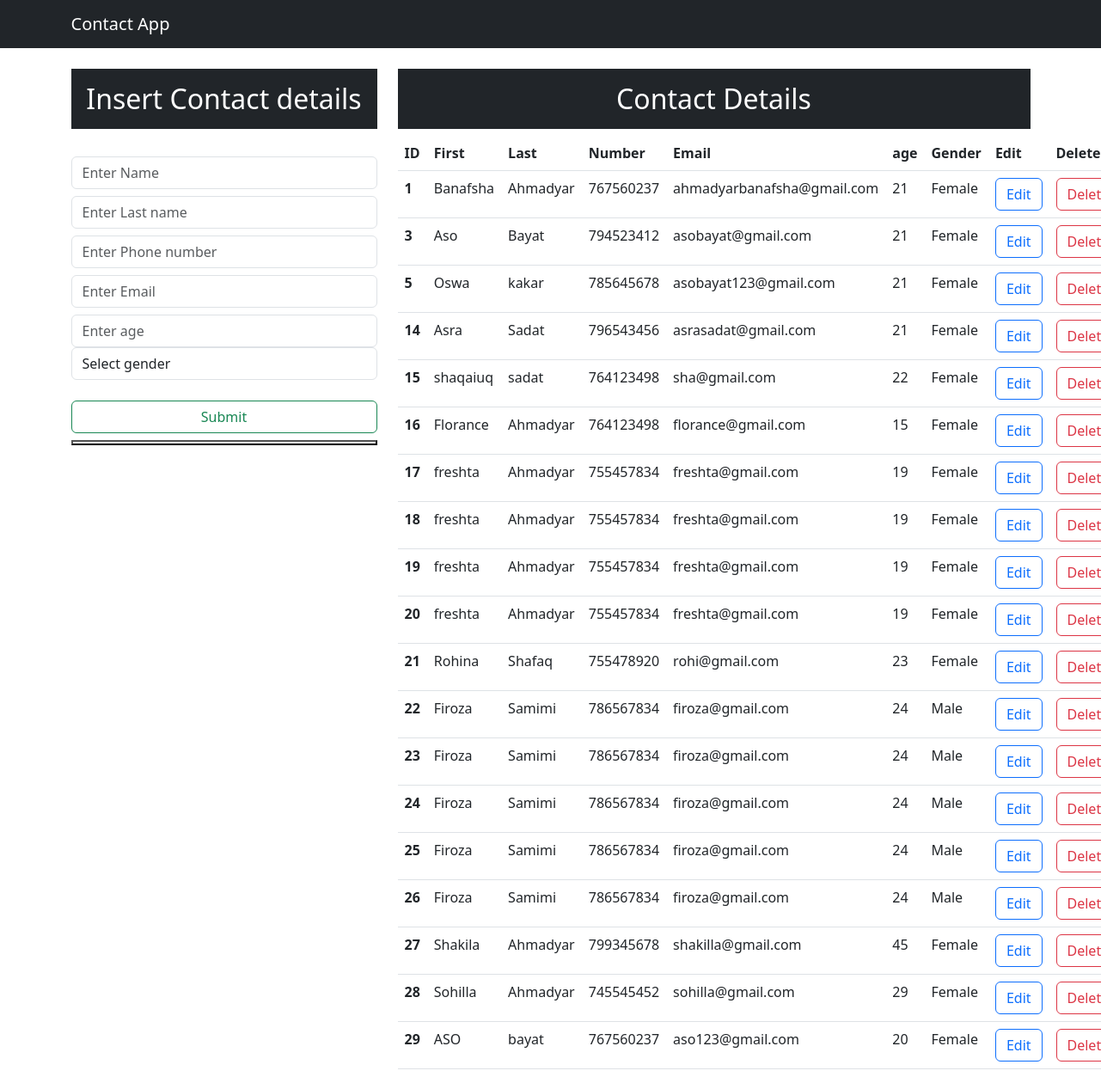
The page / on the database its author committed.
### contactapp/models.py (models this page shows)
class Contact(models.Model):
    name = models.CharField(max_length=25, blank=False, null=False)
    lastname = models.CharField(max_length=25, blank=False, null=False)
    number = models.IntegerField()
    email = models.EmailField(max_length=25, blank=False, null=False)
    age = models.IntegerField()
    gender = models.CharField(max_length=25, blank=False, null=False)
    def __str__(self):
        return self.name

### contactapp/views.py (the view)
# urls.py: path('', views.index, name="index"),
def index(request):
    data = Contact.objects.all()
    print(data)
    context = {"data": data}
    return render(request, "index.html", context)

### templates/index.html (shortened to what this page needs)
<!doctype html>
<html lang="en">
  <head>
    <link href="https://cdn.jsdelivr.net/npm/bootstrap@5.3.0-alpha1/dist/css/bootstrap.min.css" rel="stylesheet">
  </head>
  <body>
    <nav class="navbar navbar-dark bg-dark">
      <div class="container-md">
        <a class="navbar-brand" href="#">Contact App</a>
      </div>
    </nav>
    <div class="container mt-4">
        <div class="row">
          <div class="col-md-4">
            <h2 class="text-white bg-dark text-center p-3">Insert Contact details</h2>
            <br>
            <form action="/insert" method="POST"> {% csrf_token %}
              <div class="form-group">
                <input type="text" class="form-control" placeholder="Enter Name" name=name required>
              </div>
                <div class="form-group">
                  <input type="text" class="form-control mt-2" placeholder="Enter Last name" name=lastname required>
                </div>
                  <div class="form-group">
                    <input type="text" class="form-control mt-2" placeholder="Enter Phone number" name=number required>
                  </div>
                    <div class="form-group">
                      <input type="email" class="form-control mt-2" placeholder="Enter Email " name=email required>
                    </div>
                      <div class="form-group">
                        <input type="text" class="form-control mt-2" placeholder="Enter age" name=age required>
                      </div>
                        <div class="form-group">
                          <select id="gender" class="form-control" name=gender required>
                            <option selected>Select gender</option>
                          </select>
                        </div>
                         <br>
                        <div class="d-grid gap-2">
                          <button class="btn btn-outline-success" type="submit">Submit<button>
                        </div>
        </form>
      </div>
          <div class="col-md-8">
            <h2 class="text-center text-white bg-dark p-3">Contact Details</h2>
            <table class="table">
              <thead>
                <tr>
                  <th scope="col">ID</th>
                  <th scope="col">First</th>
                  <th scope="col">Last</th>
                  <th scope="col">Number</th>
                  <th scope="col">Email</th>
                  <th scope="col">age</th>
                  <th scope="col">Gender</th>
                  <th scope="col">Edit</th>
                  <th scope="col">Delete</th>
                </tr>
              </thead>
              <tbody>
                {% for d in data %}
                <tr>
                  <th scope="row">{{d.id}}</th>
                  <td>{{d.name}}</td>
                  <td>{{d.lastname}}</td>
                  <td>{{d.number}}</td>
                  <td>{{d.email}}</td>
                  <td>{{d.age}}</td>
                  <td>{{d.gender}}</td>
                  <td><a type="button" href="/update/{{d.id}}" class="btn btn-outline-primary">Edit </a>
                  </td>
                  <td><a type="button" href="/delete/{{d.id}}" class="btn btn-outline-danger">Delete </a>
                  </td>
                </tr>
                 {% endfor %}
                  </tbody>
            </table>
          </div>
        </div>
    </div>
  </body>
</html>

### rows shown on the page
Contact: id "1", name "Banafsha", lastname "Ahmadyar", number "767560237", email "ahmadyarbanafsha@gmail.com", age "21", gender "Female"
Contact: id "3", name "Aso", lastname "Bayat", number "794523412", email "asobayat@gmail.com", age "21", gender "Female"
Contact: id "5", name "Oswa", lastname "kakar", number "785645678", email "asobayat123@gmail.com", age "21", gender "Female"
Contact: id "14", name "Asra", lastname "Sadat", number "796543456", email "asrasadat@gmail.com", age "21", gender "Female"
Contact: id "15", name "shaqaiuq", lastname "sadat", number "764123498", email "sha@gmail.com", age "22", gender "Female"
Contact: id "16", name "Florance", lastname "Ahmadyar", number "764123498", email "florance@gmail.com", age "15", gender "Female"
Contact: id "17", name "freshta", lastname "Ahmadyar", number "755457834", email "freshta@gmail.com", age "19", gender "Female"
Contact: id "18", name "freshta", lastname "Ahmadyar", number "755457834", email "freshta@gmail.com", age "19", gender "Female"
Contact: id "19", name "freshta", lastname "Ahmadyar", number "755457834", email "freshta@gmail.com", age "19", gender "Female"
Contact: id "20", name "freshta", lastname "Ahmadyar", number "755457834", email "freshta@gmail.com", age "19", gender "Female"
Contact: id "21", name "Rohina", lastname "Shafaq", number "755478920", email "rohi@gmail.com", age "23", gender "Female"
Contact: id "22", name "Firoza", lastname "Samimi", number "786567834", email "firoza@gmail.com", age "24", gender "Male"
Contact: id "23", name "Firoza", lastname "Samimi", number "786567834", email "firoza@gmail.com", age "24", gender "Male"
Contact: id "24", name "Firoza", lastname "Samimi", number "786567834", email "firoza@gmail.com", age "24", gender "Male"
Contact: id "25", name "Firoza", lastname "Samimi", number "786567834", email "firoza@gmail.com", age "24", gender "Male"
Contact: id "26", name "Firoza", lastname "Samimi", number "786567834", email "firoza@gmail.com", age "24", gender "Male"
Contact: id "27", name "Shakila", lastname "Ahmadyar", number "799345678", email "shakilla@gmail.com", age "45", gender "Female"
Contact: id "28", name "Sohilla", lastname "Ahmadyar", number "745545452", email "sohilla@gmail.com", age "29", gender "Female"
Contact: id "29", name "ASO", lastname "bayat", number "767560237", email "aso123@gmail.com", age "20", gender "Female"
